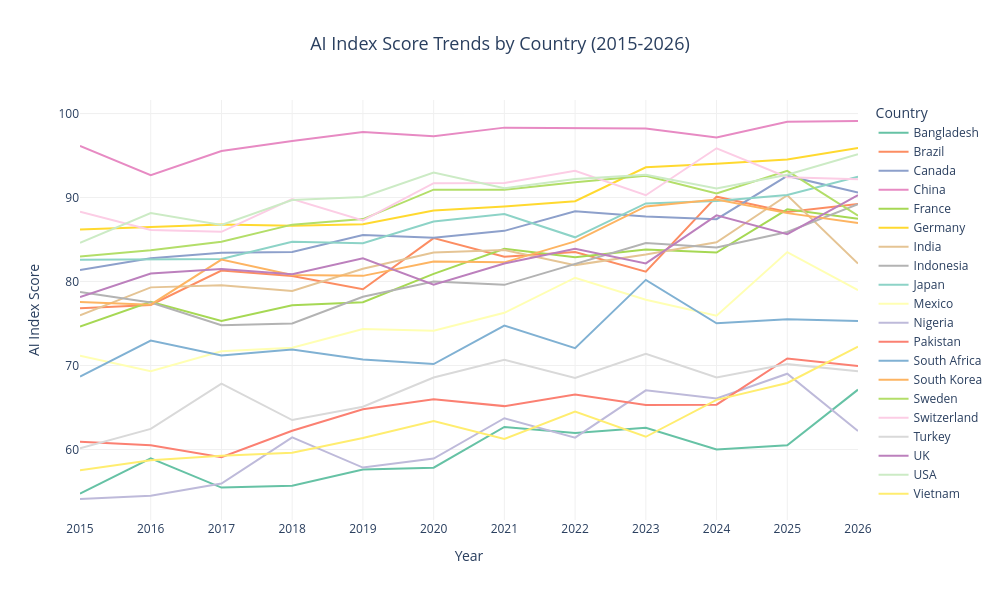

Here is the notebook cell this chart was saved with:
### Markdown cell above
### 4.2 Interactive Line Chart — AI Index Trends

### Code cell
fig = px.line(
    df.sort_values(['country', 'year']),
    x='year',
    y='ai_index_score',
    color='country',
    hover_data={'ai_global_rank': True, 'region': True},
    title='AI Index Score Trends by Country (2015-2026)',
    labels={'ai_index_score': 'AI Index Score', 'year': 'Year', 'country': 'Country'},
    color_discrete_sequence=px.colors.qualitative.Set2 + px.colors.qualitative.Set3
)
fig.update_layout(
    title_font_size=18, title_x=0.5,
    width=1000, height=600,
    plot_bgcolor='white',
    xaxis=dict(gridcolor='#f0f0f0', dtick=1),
    yaxis=dict(gridcolor='#f0f0f0'),
    hovermode='x unified'
)
fig.update_traces(line_width=2)
fig.write_html('exports/07_interactive_trends.html')
fig.show()

### Figure 1 — Plotly figure (JSON) as saved in the notebook; plotly's stock layout.template omitted (floating-point values rounded to 4 significant figures)
{"data": [{"customdata": [[19.0, "Asia"], [18.0, "Asia"], [20.0, "Asia"], [20.0, "Asia"], [20.0, "Asia"], [20.0, "Asia"], [19.0, "Asia"], [19.0, "Asia"], [19.0, "Asia"], [20.0, "Asia"], [20.0, "Asia"], [19.0, "Asia"]], "hovertemplate": "Country=Bangladesh<br>Year=%{x}<br>AI Index Score=%{y}<br>ai_global_rank=%{customdata[0]}<br>region=%{customdata[1]}<extra></extra>", "legendgroup": "Bangladesh", "line": {"color": "rgb(102,194,165)", "dash": "solid", "width": 2}, "marker": {"symbol": "circle"}, "mode": "lines", "name": "Bangladesh", "orientation": "v", "showlegend": true, "type": "scatter", "x": [2015, 2016, 2017, 2018, 2019, 2020, 2021, 2022, 2023, 2024, 2025, 2026], "xaxis": "x", "y": [54.73, 58.95, 55.46, 55.69, 57.6, 57.83, 62.68, 61.97, 62.59, 59.99, 60.49, 67.12], "yaxis": "y"}, {"customdata": [[11.0, "South America"], [13.0, "South America"], [10.0, "South America"], [10.0, "South America"], [11.0, "South America"], [8.0, "South America"], [10.0, "South America"], [10.0, "South America"], [13.0, "South America"], [6.0, "South America"], [10.0, "South America"], [8.0, "South America"]], "hovertemplate": "Country=Brazil<br>Year=%{x}<br>AI Index Score=%{y}<br>ai_global_rank=%{customdata[0]}<br>region=%{customdata[1]}<extra></extra>", "legendgroup": "Brazil", "line": {"color": "rgb(252,141,98)", "dash": "solid", "width": 2}, "marker": {"symbol": "circle"}, "mode": "lines", "name": "Brazil", "orientation": "v", "showlegend": true, "type": "scatter", "x": [2015, 2016, 2017, 2018, 2019, 2020, 2021, 2022, 2023, 2024, 2025, 2026], "xaxis": "x", "y": [76.82, 77.21, 81.31, 80.64, 79.07, 85.16, 82.95, 83.51, 81.17, 90.1, 88.28, 89.22], "yaxis": "y"}, {"customdata": [[7.0, "North America"], [6.0, "North America"], [6.0, "North America"], [7.0, "North America"], [6.0, "North America"], [7.0, "North America"], [7.0, "North America"], [6.0, "North America"], [8.0, "North America"], [10.0, "North America"], [5.0, "North America"], [6.0, "North America"]], "hovertemplate": "Country=Canada<br>Year=%{x}<br>AI Index Score=%{y}<br>ai_global_rank=%{customdata[0]}<br>region=%{customdata[1]}<extra></extra>", "legendgroup": "Canada", "line": {"color": "rgb(141,160,203)", "dash": "solid", "width": 2}, "marker": {"symbol": "circle"}, "mode": "lines", "name": "Canada", "orientation": "v", "showlegend": true, "type": "scatter", "x": [2015, 2016, 2017, 2018, 2019, 2020, 2021, 2022, 2023, 2024, 2025, 2026], "xaxis": "x", "y": [81.38, 82.77, 83.43, 83.52, 85.53, 85.21, 86.03, 88.37, 87.74, 87.42, 92.57, 90.59], "yaxis": "y"}, {"customdata": [[1.0, "Asia"], [1.0, "Asia"], [1.0, "Asia"], [1.0, "Asia"], [1.0, "Asia"], [1.0, "Asia"], [1.0, "Asia"], [1.0, "Asia"], [1.0, "Asia"], [1.0, "Asia"], [1.0, "Asia"], [1.0, "Asia"]], "hovertemplate": "Country=China<br>Year=%{x}<br>AI Index Score=%{y}<br>ai_global_rank=%{customdata[0]}<br>region=%{customdata[1]}<extra></extra>", "legendgroup": "China", "line": {"color": "rgb(231,138,195)", "dash": "solid", "width": 2}, "marker": {"symbol": "circle"}, "mode": "lines", "name": "China", "orientation": "v", "showlegend": true, "type": "scatter", "x": [2015, 2016, 2017, 2018, 2019, 2020, 2021, 2022, 2023, 2024, 2025, 2026], "xaxis": "x", "y": [96.15, 92.67, 95.54, 96.73, 97.81, 97.3, 98.32, 98.3, 98.21, 97.14, 99.01, 99.11], "yaxis": "y"}, {"customdata": [[13.0, "Europe"], [10.0, "Europe"], [12.0, "Europe"], [12.0, "Europe"], [13.0, "Europe"], [11.0, "Europe"], [8.0, "Europe"], [11.0, "Europe"], [10.0, "Europe"], [13.0, "Europe"], [9.0, "Europe"], [11.0, "Europe"]], "hovertemplate": "Country=France<br>Year=%{x}<br>AI Index Score=%{y}<br>ai_global_rank=%{customdata[0]}<br>region=%{customdata[1]}<extra></extra>", "legendgroup": "France", "line": {"color": "rgb(166,216,84)", "dash": "solid", "width": 2}, "marker": {"symbol": "circle"}, "mode": "lines", "name": "France", "orientation": "v", "showlegend": true, "type": "scatter", "x": [2015, 2016, 2017, 2018, 2019, 2020, 2021, 2022, 2023, 2024, 2025, 2026], "xaxis": "x", "y": [74.64, 77.58, 75.3, 77.16, 77.54, 80.9, 83.9, 82.89, 83.82, 83.44, 88.59, 87.46], "yaxis": "y"}, {"customdata": [[3.0, "Europe"], [3.0, "Europe"], [2.0, "Europe"], [5.0, "Europe"], [5.0, "Europe"], [5.0, "Europe"], [5.0, "Europe"], [5.0, "Europe"], [2.0, "Europe"], [3.0, "Europe"], [2.0, "Europe"], [2.0, "Europe"]], "hovertemplate": "Country=Germany<br>Year=%{x}<br>AI Index Score=%{y}<br>ai_global_rank=%{customdata[0]}<br>region=%{customdata[1]}<extra></extra>", "legendgroup": "Germany", "line": {"color": "rgb(255,217,47)", "dash": "solid", "width": 2}, "marker": {"symbol": "circle"}, "mode": "lines", "name": "Germany", "orientation": "v", "showlegend": true, "type": "scatter", "x": [2015, 2016, 2017, 2018, 2019, 2020, 2021, 2022, 2023, 2024, 2025, 2026], "xaxis": "x", "y": [86.18, 86.45, 86.79, 86.65, 86.82, 88.46, 88.93, 89.56, 93.59, 94.02, 94.54, 95.91], "yaxis": "y"}, {"customdata": [[12.0, "Asia"], [9.0, "Asia"], [11.0, "Asia"], [11.0, "Asia"], [9.0, "Asia"], [9.0, "Asia"], [9.0, "Asia"], [13.0, "Asia"], [11.0, "Asia"], [11.0, "Asia"], [8.0, "Asia"], [13.0, "Asia"]], "hovertemplate": "Country=India<br>Year=%{x}<br>AI Index Score=%{y}<br>ai_global_rank=%{customdata[0]}<br>region=%{customdata[1]}<extra></extra>", "legendgroup": "India", "line": {"color": "rgb(229,196,148)", "dash": "solid", "width": 2}, "marker": {"symbol": "circle"}, "mode": "lines", "name": "India", "orientation": "v", "showlegend": true, "type": "scatter", "x": [2015, 2016, 2017, 2018, 2019, 2020, 2021, 2022, 2023, 2024, 2025, 2026], "xaxis": "x", "y": [75.96, 79.3, 79.55, 78.87, 81.51, 83.45, 83.75, 81.95, 83.21, 84.67, 90.27, 82.13], "yaxis": "y"}, {"customdata": [[8.0, "Asia"], [11.0, "Asia"], [13.0, "Asia"], [13.0, "Asia"], [12.0, "Asia"], [12.0, "Asia"], [13.0, "Asia"], [12.0, "Asia"], [9.0, "Asia"], [12.0, "Asia"], [12.0, "Asia"], [9.0, "Asia"]], "hovertemplate": "Country=Indonesia<br>Year=%{x}<br>AI Index Score=%{y}<br>ai_global_rank=%{customdata[0]}<br>region=%{customdata[1]}<extra></extra>", "legendgroup": "Indonesia", "line": {"color": "rgb(179,179,179)", "dash": "solid", "width": 2}, "marker": {"symbol": "circle"}, "mode": "lines", "name": "Indonesia", "orientation": "v", "showlegend": true, "type": "scatter", "x": [2015, 2016, 2017, 2018, 2019, 2020, 2021, 2022, 2023, 2024, 2025, 2026], "xaxis": "x", "y": [78.75, 77.5, 74.8, 75.0, 78.18, 79.99, 79.6, 82.12, 84.58, 84.06, 85.9, 89.21], "yaxis": "y"}, {"customdata": [[6.0, "Asia"], [7.0, "Asia"], [7.0, "Asia"], [6.0, "Asia"], [7.0, "Asia"], [6.0, "Asia"], [6.0, "Asia"], [7.0, "Asia"], [6.0, "Asia"], [8.0, "Asia"], [7.0, "Asia"], [4.0, "Asia"]], "hovertemplate": "Country=Japan<br>Year=%{x}<br>AI Index Score=%{y}<br>ai_global_rank=%{customdata[0]}<br>region=%{customdata[1]}<extra></extra>", "legendgroup": "Japan", "line": {"color": "rgb(141,211,199)", "dash": "solid", "width": 2}, "marker": {"symbol": "circle"}, "mode": "lines", "name": "Japan", "orientation": "v", "showlegend": true, "type": "scatter", "x": [2015, 2016, 2017, 2018, 2019, 2020, 2021, 2022, 2023, 2024, 2025, 2026], "xaxis": "x", "y": [82.59, 82.68, 82.69, 84.74, 84.55, 87.15, 88.03, 85.26, 89.3, 89.59, 90.31, 92.49], "yaxis": "y"}, {"customdata": [[14.0, "North America"], [15.0, "North America"], [14.0, "North America"], [14.0, "North America"], [14.0, "North America"], [14.0, "North America"], [14.0, "North America"], [14.0, "North America"], [15.0, "North America"], [14.0, "North America"], [14.0, "North America"], [14.0, "North America"]], "hovertemplate": "Country=Mexico<br>Year=%{x}<br>AI Index Score=%{y}<br>ai_global_rank=%{customdata[0]}<br>region=%{customdata[1]}<extra></extra>", "legendgroup": "Mexico", "line": {"color": "rgb(255,255,179)", "dash": "solid", "width": 2}, "marker": {"symbol": "circle"}, "mode": "lines", "name": "Mexico", "orientation": "v", "showlegend": true, "type": "scatter", "x": [2015, 2016, 2017, 2018, 2019, 2020, 2021, 2022, 2023, 2024, 2025, 2026], "xaxis": "x", "y": [71.16, 69.32, 71.68, 72.12, 74.34, 74.14, 76.27, 80.45, 77.83, 75.92, 83.5, 78.97], "yaxis": "y"}, {"customdata": [[20.0, "Africa"], [20.0, "Africa"], [19.0, "Africa"], [18.0, "Africa"], [19.0, "Africa"], [19.0, "Africa"], [18.0, "Africa"], [20.0, "Africa"], [17.0, "Africa"], [17.0, "Africa"], [18.0, "Africa"], [20.0, "Africa"]], "hovertemplate": "Country=Nigeria<br>Year=%{x}<br>AI Index Score=%{y}<br>ai_global_rank=%{customdata[0]}<br>region=%{customdata[1]}<extra></extra>", "legendgroup": "Nigeria", "line": {"color": "rgb(190,186,218)", "dash": "solid", "width": 2}, "marker": {"symbol": "circle"}, "mode": "lines", "name": "Nigeria", "orientation": "v", "showlegend": true, "type": "scatter", "x": [2015, 2016, 2017, 2018, 2019, 2020, 2021, 2022, 2023, 2024, 2025, 2026], "xaxis": "x", "y": [54.1, 54.5, 55.94, 61.44, 57.84, 58.92, 63.72, 61.4, 67.04, 66.07, 69.02, 62.19], "yaxis": "y"}, {"customdata": [[16.0, "Asia"], [17.0, "Asia"], [18.0, "Asia"], [17.0, "Asia"], [17.0, "Asia"], [17.0, "Asia"], [17.0, "Asia"], [17.0, "Asia"], [18.0, "Asia"], [19.0, "Asia"], [16.0, "Asia"], [17.0, "Asia"]], "hovertemplate": "Country=Pakistan<br>Year=%{x}<br>AI Index Score=%{y}<br>ai_global_rank=%{customdata[0]}<br>region=%{customdata[1]}<extra></extra>", "legendgroup": "Pakistan", "line": {"color": "rgb(251,128,114)", "dash": "solid", "width": 2}, "marker": {"symbol": "circle"}, "mode": "lines", "name": "Pakistan", "orientation": "v", "showlegend": true, "type": "scatter", "x": [2015, 2016, 2017, 2018, 2019, 2020, 2021, 2022, 2023, 2024, 2025, 2026], "xaxis": "x", "y": [60.93, 60.49, 59.08, 62.22, 64.79, 65.98, 65.16, 66.53, 65.28, 65.33, 70.84, 69.93], "yaxis": "y"}, {"customdata": [[15.0, "Africa"], [14.0, "Africa"], [15.0, "Africa"], [15.0, "Africa"], [15.0, "Africa"], [15.0, "Africa"], [15.0, "Africa"], [15.0, "Africa"], [14.0, "Africa"], [15.0, "Africa"], [15.0, "Africa"], [15.0, "Africa"]], "hovertemplate": "Country=South Africa<br>Year=%{x}<br>AI Index Score=%{y}<br>ai_global_rank=%{customdata[0]}<br>region=%{customdata[1]}<extra></extra>", "legendgroup": "South Africa", "line": {"color": "rgb(128,177,211)", "dash": "solid", "width": 2}, "marker": {"symbol": "circle"}, "mode": "lines", "name": "South Africa", "orientation": "v", "showlegend": true, "type": "scatter", "x": [2015, 2016, 2017, 2018, 2019, 2020, 2021, 2022, 2023, 2024, 2025, 2026], "xaxis": "x", "y": [68.68, 72.97, 71.18, 71.89, 70.71, 70.17, 74.74, 72.06, 80.19, 75.03, 75.51, 75.3], "yaxis": "y"}, {"customdata": [[10.0, "Asia"], [12.0, "Asia"], [8.0, "Asia"], [9.0, "Asia"], [10.0, "Asia"], [10.0, "Asia"], [11.0, "Asia"], [8.0, "Asia"], [7.0, "Asia"], [7.0, "Asia"], [11.0, "Asia"], [12.0, "Asia"]], "hovertemplate": "Country=South Korea<br>Year=%{x}<br>AI Index Score=%{y}<br>ai_global_rank=%{customdata[0]}<br>region=%{customdata[1]}<extra></extra>", "legendgroup": "South Korea", "line": {"color": "rgb(253,180,98)", "dash": "solid", "width": 2}, "marker": {"symbol": "circle"}, "mode": "lines", "name": "South Korea", "orientation": "v", "showlegend": true, "type": "scatter", "x": [2015, 2016, 2017, 2018, 2019, 2020, 2021, 2022, 2023, 2024, 2025, 2026], "xaxis": "x", "y": [77.55, 77.24, 82.61, 80.77, 80.67, 82.37, 82.28, 84.78, 88.94, 89.76, 88.14, 86.96], "yaxis": "y"}, {"customdata": [[5.0, "Europe"], [5.0, "Europe"], [5.0, "Europe"], [4.0, "Europe"], [3.0, "Europe"], [4.0, "Europe"], [4.0, "Europe"], [4.0, "Europe"], [4.0, "Europe"], [5.0, "Europe"], [3.0, "Europe"], [10.0, "Europe"]], "hovertemplate": "Country=Sweden<br>Year=%{x}<br>AI Index Score=%{y}<br>ai_global_rank=%{customdata[0]}<br>region=%{customdata[1]}<extra></extra>", "legendgroup": "Sweden", "line": {"color": "rgb(179,222,105)", "dash": "solid", "width": 2}, "marker": {"symbol": "circle"}, "mode": "lines", "name": "Sweden", "orientation": "v", "showlegend": true, "type": "scatter", "x": [2015, 2016, 2017, 2018, 2019, 2020, 2021, 2022, 2023, 2024, 2025, 2026], "xaxis": "x", "y": [82.99, 83.72, 84.73, 86.77, 87.43, 90.93, 90.92, 91.81, 92.6, 90.47, 93.18, 87.84], "yaxis": "y"}, {"customdata": [[2.0, "Europe"], [4.0, "Europe"], [4.0, "Europe"], [2.0, "Europe"], [4.0, "Europe"], [3.0, "Europe"], [2.0, "Europe"], [2.0, "Europe"], [5.0, "Europe"], [2.0, "Europe"], [6.0, "Europe"], [5.0, "Europe"]], "hovertemplate": "Country=Switzerland<br>Year=%{x}<br>AI Index Score=%{y}<br>ai_global_rank=%{customdata[0]}<br>region=%{customdata[1]}<extra></extra>", "legendgroup": "Switzerland", "line": {"color": "rgb(252,205,229)", "dash": "solid", "width": 2}, "marker": {"symbol": "circle"}, "mode": "lines", "name": "Switzerland", "orientation": "v", "showlegend": true, "type": "scatter", "x": [2015, 2016, 2017, 2018, 2019, 2020, 2021, 2022, 2023, 2024, 2025, 2026], "xaxis": "x", "y": [88.31, 86.14, 85.91, 89.82, 87.27, 91.7, 91.73, 93.18, 90.27, 95.86, 92.42, 92.17], "yaxis": "y"}, {"customdata": [[17.0, "Europe"], [16.0, "Europe"], [16.0, "Europe"], [16.0, "Europe"], [16.0, "Europe"], [16.0, "Europe"], [16.0, "Europe"], [16.0, "Europe"], [16.0, "Europe"], [16.0, "Europe"], [17.0, "Europe"], [18.0, "Europe"]], "hovertemplate": "Country=Turkey<br>Year=%{x}<br>AI Index Score=%{y}<br>ai_global_rank=%{customdata[0]}<br>region=%{customdata[1]}<extra></extra>", "legendgroup": "Turkey", "line": {"color": "rgb(217,217,217)", "dash": "solid", "width": 2}, "marker": {"symbol": "circle"}, "mode": "lines", "name": "Turkey", "orientation": "v", "showlegend": true, "type": "scatter", "x": [2015, 2016, 2017, 2018, 2019, 2020, 2021, 2022, 2023, 2024, 2025, 2026], "xaxis": "x", "y": [60.14, 62.45, 67.84, 63.5, 65.09, 68.56, 70.67, 68.51, 71.4, 68.56, 70.16, 69.32], "yaxis": "y"}, {"customdata": [[9.0, "Europe"], [8.0, "Europe"], [9.0, "Europe"], [8.0, "Europe"], [8.0, "Europe"], [13.0, "Europe"], [12.0, "Europe"], [9.0, "Europe"], [12.0, "Europe"], [9.0, "Europe"], [13.0, "Europe"], [7.0, "Europe"]], "hovertemplate": "Country=UK<br>Year=%{x}<br>AI Index Score=%{y}<br>ai_global_rank=%{customdata[0]}<br>region=%{customdata[1]}<extra></extra>", "legendgroup": "UK", "line": {"color": "rgb(188,128,189)", "dash": "solid", "width": 2}, "marker": {"symbol": "circle"}, "mode": "lines", "name": "UK", "orientation": "v", "showlegend": true, "type": "scatter", "x": [2015, 2016, 2017, 2018, 2019, 2020, 2021, 2022, 2023, 2024, 2025, 2026], "xaxis": "x", "y": [78.14, 80.95, 81.49, 80.87, 82.76, 79.63, 82.15, 83.91, 82.15, 87.88, 85.63, 90.28], "yaxis": "y"}, {"customdata": [[4.0, "North America"], [2.0, "North America"], [3.0, "North America"], [3.0, "North America"], [2.0, "North America"], [2.0, "North America"], [3.0, "North America"], [3.0, "North America"], [3.0, "North America"], [4.0, "North America"], [4.0, "North America"], [3.0, "North America"]], "hovertemplate": "Country=USA<br>Year=%{x}<br>AI Index Score=%{y}<br>ai_global_rank=%{customdata[0]}<br>region=%{customdata[1]}<extra></extra>", "legendgroup": "USA", "line": {"color": "rgb(204,235,197)", "dash": "solid", "width": 2}, "marker": {"symbol": "circle"}, "mode": "lines", "name": "USA", "orientation": "v", "showlegend": true, "type": "scatter", "x": [2015, 2016, 2017, 2018, 2019, 2020, 2021, 2022, 2023, 2024, 2025, 2026], "xaxis": "x", "y": [84.6, 88.16, 86.74, 89.7, 90.06, 92.97, 91.09, 92.2, 92.7, 91.07, 92.72, 95.16], "yaxis": "y"}, {"customdata": [[18.0, "Asia"], [19.0, "Asia"], [17.0, "Asia"], [19.0, "Asia"], [18.0, "Asia"], [18.0, "Asia"], [20.0, "Asia"], [18.0, "Asia"], [20.0, "Asia"], [18.0, "Asia"], [19.0, "Asia"], [16.0, "Asia"]], "hovertemplate": "Country=Vietnam<br>Year=%{x}<br>AI Index Score=%{y}<br>ai_global_rank=%{customdata[0]}<br>region=%{customdata[1]}<extra></extra>", "legendgroup": "Vietnam", "line": {"color": "rgb(255,237,111)", "dash": "solid", "width": 2}, "marker": {"symbol": "circle"}, "mode": "lines", "name": "Vietnam", "orientation": "v", "showlegend": true, "type": "scatter", "x": [2015, 2016, 2017, 2018, 2019, 2020, 2021, 2022, 2023, 2024, 2025, 2026], "xaxis": "x", "y": [57.51, 58.7, 59.24, 59.6, 61.37, 63.38, 61.25, 64.5, 61.51, 65.9, 67.92, 72.24], "yaxis": "y"}], "layout": {"height": 600, "hovermode": "x unified", "legend": {"title": {"text": "Country"}, "tracegroupgap": 0}, "plot_bgcolor": "white", "title": {"font": {"size": 18}, "text": "AI Index Score Trends by Country (2015-2026)", "x": 0.5}, "width": 1000, "xaxis": {"anchor": "y", "domain": [0.0, 1.0], "dtick": 1, "gridcolor": "#f0f0f0", "title": {"text": "Year"}}, "yaxis": {"anchor": "x", "domain": [0.0, 1.0], "gridcolor": "#f0f0f0", "title": {"text": "AI Index Score"}}}}
